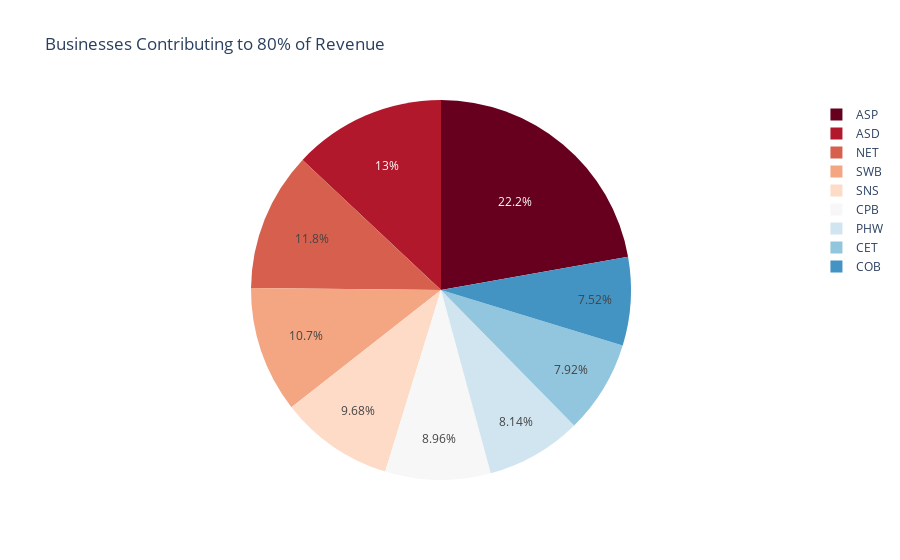

Write notebook code for a chart like this one.
### Markdown cell above
**Insight:** ASP is the major contributor by a large margin and is followed by ASD and NET businesses.

### Code cell
# Group by BUSINESS GROUP and calculate total revenue
business_revenue = df.groupby('BUSINESS GROUP')['C_Revenue'].sum().reset_index()
business_revenue = business_revenue.sort_values(by='C_Revenue', ascending=False)

# Calculate cumulative revenue and percentage
business_revenue['Cumulative_Revenue'] = business_revenue['C_Revenue'].cumsum()
business_revenue['Cumulative_Percentage'] = business_revenue['Cumulative_Revenue'] / business_revenue['C_Revenue'].sum() * 100

# Filter businesses contributing to 80% of revenue
top_contributors = business_revenue[business_revenue['Cumulative_Percentage'] <= 80]

# Plot as a pie chart
fig = px.pie(
    top_contributors,
    values='C_Revenue',
    names='BUSINESS GROUP',
    title='Businesses Contributing to 80% of Revenue',  
    color_discrete_sequence=px.colors.sequential.RdBu  
)
fig.show()

### Figure 1 — Plotly figure (JSON) as saved in the notebook; plotly's stock layout.template omitted (floating-point values rounded to 4 significant figures)
{"data": [{"domain": {"x": [0, 1], "y": [0, 1]}, "hovertemplate": "BUSINESS GROUP=%{label}<br>C_Revenue=%{value}<extra></extra>", "labels": ["ASP", "ASD", "NET", "SWB", "SNS", "CPB", "PHW", "CET", "COB"], "legendgroup": "", "name": "", "showlegend": true, "type": "pie", "values": [2351000000000.0, 1376000000000.0, 1254000000000.0, 1137000000000.0, 1025000000000.0, 948900000000.0, 862300000000.0, 838200000000.0, 796300000000.0]}], "layout": {"legend": {"tracegroupgap": 0}, "piecolorway": ["rgb(103,0,31)", "rgb(178,24,43)", "rgb(214,96,77)", "rgb(244,165,130)", "rgb(253,219,199)", "rgb(247,247,247)", "rgb(209,229,240)", "rgb(146,197,222)", "rgb(67,147,195)", "rgb(33,102,172)", "rgb(5,48,97)"], "title": {"text": "Businesses Contributing to 80% of Revenue"}}}
